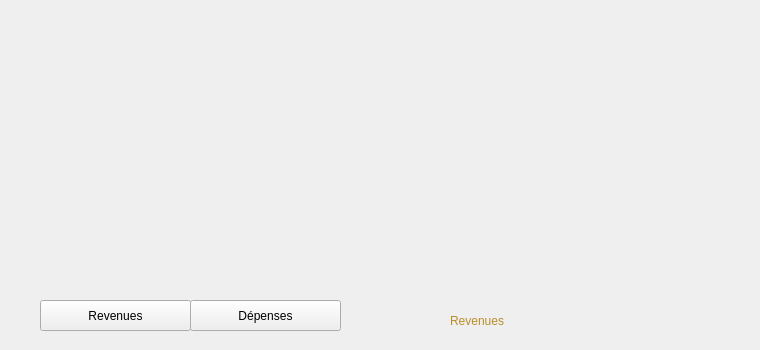
     <widget class="QWidget" name="revenue_2">
      <widget class="QPushButton" name="pushButton_Dp_2">
       <property name="geometry">
        <rect>
         <x>190</x>
         <y>300</y>
         <width>151</width>
         <height>31</height>
        </rect>
       </property>
       <property name="styleSheet">
        <string notr="true">font: 12pt &quot;MV Boli&quot;;
</string>
       </property>
       <property name="text">
        <string>Dépenses</string>
       </property>
      </widget>
      <widget class="QPushButton" name="pushButton_RV_2">
       <property name="geometry">
        <rect>
         <x>40</x>
         <y>300</y>
         <width>151</width>
         <height>31</height>
        </rect>
       </property>
       <property name="styleSheet">
        <string notr="true">font: 12pt &quot;MV Boli&quot;;
</string>
       </property>
       <property name="text">
        <string>Revenues</string>
       </property>
      </widget>
      <widget class="QLabel" name="label_70">
       <property name="geometry">
        <rect>
         <x>450</x>
         <y>300</y>
         <width>111</width>
         <height>41</height>
        </rect>
       </property>
       <property name="styleSheet">
        <string notr="true">color: rgb(185, 142, 42);
font: 75 12pt &quot;Adobe Gothic Std B&quot;;</string>
       </property>
       <property name="text">
        <string>Revenues</string>
       </property>
      </widget>
      <widget class="QLabel" name="label_71">
       <property name="geometry">
        <rect>
         <x>670</x>
         <y>0</y>
         <width>81</width>
         <height>51</height>
        </rect>
       </property>
       <property name="text">
        <string/>
       </property>
       <property name="pixmap">
        <pixmap>../logosp.png</pixmap>
       </property>
      </widget>
      <widget class="QLabel" name="label_72">
       <property name="geometry">
        <rect>
         <x>580</x>
         <y>-20</y>
         <width>81</width>
         <height>61</height>
        </rect>
       </property>
       <property name="text">
        <string/>
       </property>
       <property name="pixmap">
        <pixmap>../bestnews.png</pixmap>
       </property>
      </widget>
     </widget>
